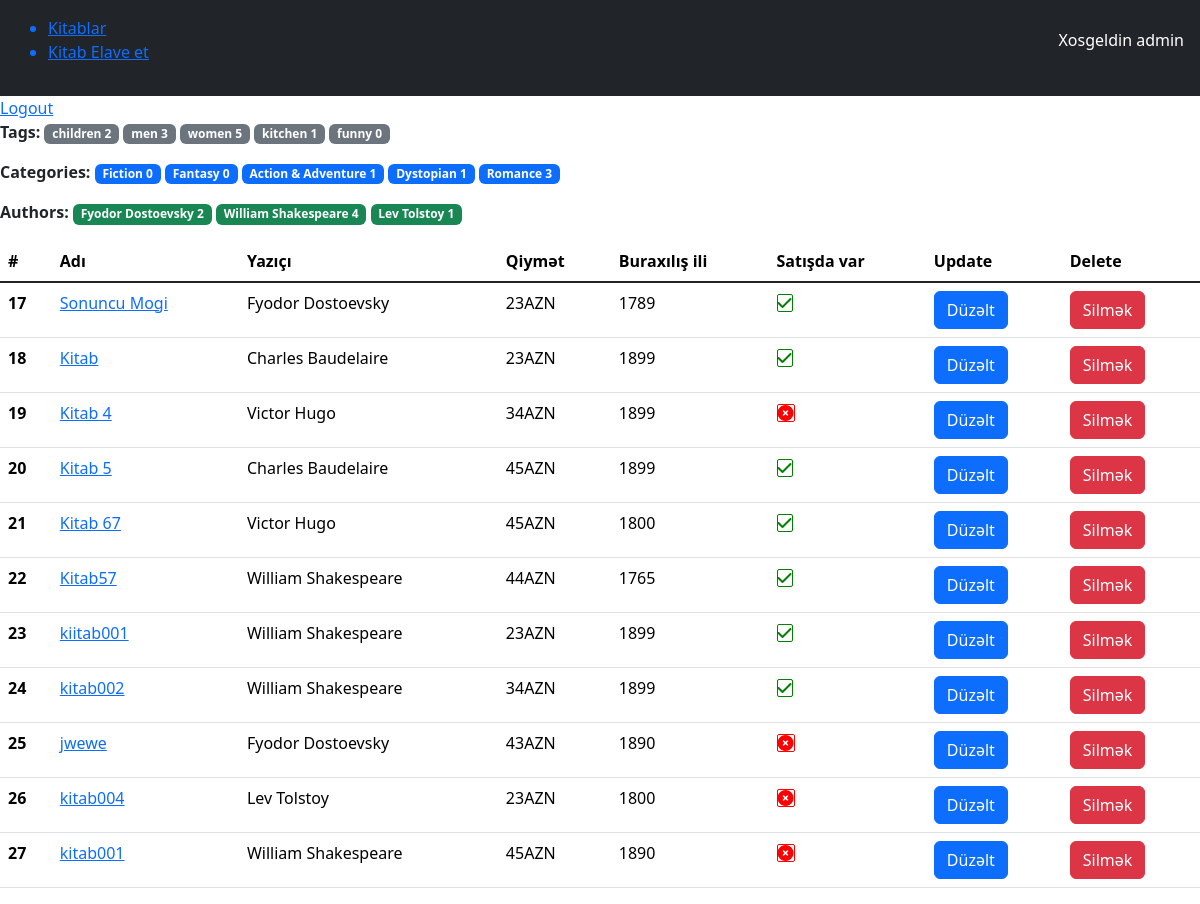
Page /book_list (signed in) on the committed database.
### app/models.py (models this page shows, shortened)
class Tags(models.Model):
    tag_name = models.CharField(max_length=50,unique=True,blank=False)
    date_added = models.DateTimeField(auto_now=True)
    slug = models.SlugField(unique=True,blank=True, null=True)
    def __str__(self):
        return self.tag_name
    def get_books_with_tag_count(self):
        return self.books.all().count()

class Categories(models.Model):
    category_name = models.CharField(max_length=50,unique=True,blank=False)
    date_added = models.DateTimeField(auto_now=True)
    slug = models.SlugField(unique=True,blank=True, null=True)
    def get_books_with_category_count(self):
        return self.books.all().count()

class Author(models.Model):
    author_name = models.CharField(max_length=100,unique=True,blank=False)
    date_added = models.DateTimeField(auto_now=True)
    slug = models.SlugField(unique=True, blank=True, null=True)
    def __str__(self):
        return self.author_name
    def get_books_count(self):
        return self.books.all().count()

class BookDetail(models.Model):
    title = models.CharField(max_length=100,unique=True,help_text='Buradan kitabın adını daxil edin', blank=False)
    author = models.ForeignKey(Author,related_name='books',on_delete=models.SET_NULL,null=True)
    tags = models.ManyToManyField(Tags, related_name='books')
    img = models.ImageField(upload_to='book_covers/',blank=False, null=True)
    category = models.ForeignKey(Categories, related_name='books', on_delete=models.SET_NULL,null=True)
    price = models.IntegerField(validators=[MinValueValidator(3),MaxValueValidator(50)],blank=False)
    publisher_date = models.IntegerField(validators=[MinValueValidator(1700),MaxValueValidator(2025)],blank=False)
    on_sale = models.BooleanField()
    description = models.TextField(blank=False)
    slug = models.SlugField(unique=True, blank=True, null=True)
    created_at = models.DateTimeField(auto_now_add=True)
    updated_at = models.DateTimeField(auto_now=True)

### app/views.py (the view)
# urls.py: path('book_list', BookList.as_view(), name='book_list'),
class BookList(LoginRequiredMixin,TemplateView):
    login_url = 'login'
    template_name = 'books.html'
    def get_context_data(self, **kwargs):
        context = super().get_context_data(**kwargs)
        context['books'] = BookDetail.objects.all()
        context['tags'] = Tags.objects.all()[:5]
        context['categories'] = Categories.objects.all()[:5]
        context['authors'] = Author.objects.all()[:3]
        return context

### template/books.html
{% extends 'partials/_base.html'%}
{% load static %}
{% block content %}
          <div class="details">
              <p><strong>Tags:</strong>
                {% for tag in tags %}
                    <a href="{% url 'books-by-tag' tag.slug %}"><span class="badge bg-secondary">{{ tag }} {{ tag.get_books_with_tag_count}}</span></a>
                {% endfor %}
              </p>
              <p><strong>Categories:</strong>
                {% for category in categories%}
                <a href="{% url 'books-by-category' category.slug %}"><span class="badge bg-primary">{{ category.category_name }} {{ category.get_books_with_category_count}}</span></a>
                {% endfor %}
              </p>
              <p><strong>Authors:</strong>
                {% for author in authors %}
                <a href="{% url 'books-by-author' author.slug%}"><span class="badge bg-success">{{ author.author_name }} {{author.get_books_count}}</span></a>
                {% endfor %}
              </p>
        </div>
        <div class="all-books">
            <table class="table">
                <thead>
                  <tr>
                    <th scope="col">#</th>
                    <th scope="col">Adı</th>
                    <th scope="col">Yazıçı</th>
                    <th scope="col">Qiymət</th>
                    <th scope="col">Buraxılış ili</th>
                    <th scope="col">Satışda var</th>
                    <th scope="col">Update</th>
                    <th scope="col">Delete</th>
                  </tr>
                </thead>
                <tbody class="table-group-divider">
                  {% for book in books %}
                    <tr>
                      <th scope="row">{{book.id}}</th>
                      <td><a href="{% url 'book-detail' book.id%}" class="link-item">{{book.title}}</a></td>
                      <td>{{book.author}}</td>
                      <td>{{book.price}}AZN</td>
                      <td>{{book.publisher_date}}</td>
                      <td>{% if book.on_sale %}<i class="fas fa-check" style="color:green;border:1px solid green;border-radius:2px;"></i>{% else %}<i class="fa fa-times-circle" style="color:red;border:1px solid red;border-radius:2px;"></i> {% endif %}</td>
                      {% if request.user.is_superuser%}
                      <td><a href="{% url 'update_book' book.id %}" class="btn btn-primary">Düzəlt</a></td>
                      <td><a href="{% url 'delete_book' book.id %}" class="btn btn-danger">Silmək</a></td>
                      {% else %}
                      <td>Admin deyise biler</td>
                      <td>Admin deyise biler</td>
                      {%endif%}
                    </tr>
                  {% endfor %}
                </tbody>
              </table>
        </div>
{% endblock %}

### template/partials/_base.html (shortened to what this page needs)
<!DOCTYPE html>
<html>
    <head>
        <link rel="stylesheet" href="">
        <link href="https://cdn.jsdelivr.net/npm/bootstrap@5.3.3/dist/css/bootstrap.min.css" rel="stylesheet">
        <link rel="stylesheet" href="https://cdnjs.cloudflare.com/ajax/libs/font-awesome/6.7.2/css/all.min.css" />
    </head>
    <body>
        <header class="d-flex justify-content-between align-items-center p-3 bg-dark text-white">
            <ul>
                <a href="{% url 'book_list' %}"><li>Kitablar</li></a>
                {% if request.user.is_superuser%}
                <a href="{% url 'add_book' %}"><li>Kitab Elave et</li></a>
                {% endif %}
            </ul>
            {% if request.user.is_authenticated %}
            <p>Xosgeldin {{request.user}}</p>
            {% endif %}
        </header>
        <a href="{% url 'logout' %}">Logout</a>
     {% block content %}
     {% endblock %}
    </body>
</html>

### rows in the picture
Tags: tag_name "children", get_books_with_tag_count "2"
Tags: tag_name "men", get_books_with_tag_count "3"
Tags: tag_name "women", get_books_with_tag_count "5"
Tags: tag_name "kitchen", get_books_with_tag_count "1"
Tags: tag_name "funny", get_books_with_tag_count "0"
Categories: category_name "Fiction", get_books_with_category_count "0"
Categories: category_name "Fantasy", get_books_with_category_count "0"
Categories: category_name "Action & Adventure", get_books_with_category_count "1"
Categories: category_name "Dystopian", get_books_with_category_count "1"
Categories: category_name "Romance", get_books_with_category_count "3"
Author: author_name "Fyodor Dostoevsky", get_books_count "2"
Author: author_name "William Shakespeare", get_books_count "4"
Author: author_name "Lev Tolstoy", get_books_count "1"
BookDetail: id "17", title "Sonuncu Mogi", author "Fyodor Dostoevsky", price "23", publisher_date "1789", on_sale True (drawn)
BookDetail: id "18", title "Kitab", author "Charles Baudelaire", price "23", publisher_date "1899", on_sale True (drawn)
BookDetail: id "19", title "Kitab 4", author "Victor Hugo", price "34", publisher_date "1899", on_sale False (drawn)
BookDetail: id "20", title "Kitab 5", author "Charles Baudelaire", price "45", publisher_date "1899", on_sale True (drawn)
BookDetail: id "21", title "Kitab 67", author "Victor Hugo", price "45", publisher_date "1800", on_sale True (drawn)
BookDetail: id "22", title "Kitab57", author "William Shakespeare", price "44", publisher_date "1765", on_sale True (drawn)
BookDetail: id "23", title "kiitab001", author "William Shakespeare", price "23", publisher_date "1899", on_sale True (drawn)
BookDetail: id "24", title "kitab002", author "William Shakespeare", price "34", publisher_date "1899", on_sale True (drawn)
BookDetail: id "25", title "jwewe", author "Fyodor Dostoevsky", price "43", publisher_date "1890", on_sale False (drawn)
BookDetail: id "26", title "kitab004", author "Lev Tolstoy", price "23", publisher_date "1800", on_sale False (drawn)
BookDetail: id "27", title "kitab001", author "William Shakespeare", price "45", publisher_date "1890", on_sale False (drawn)

### other values in the picture
{{ request.user }} "admin"
